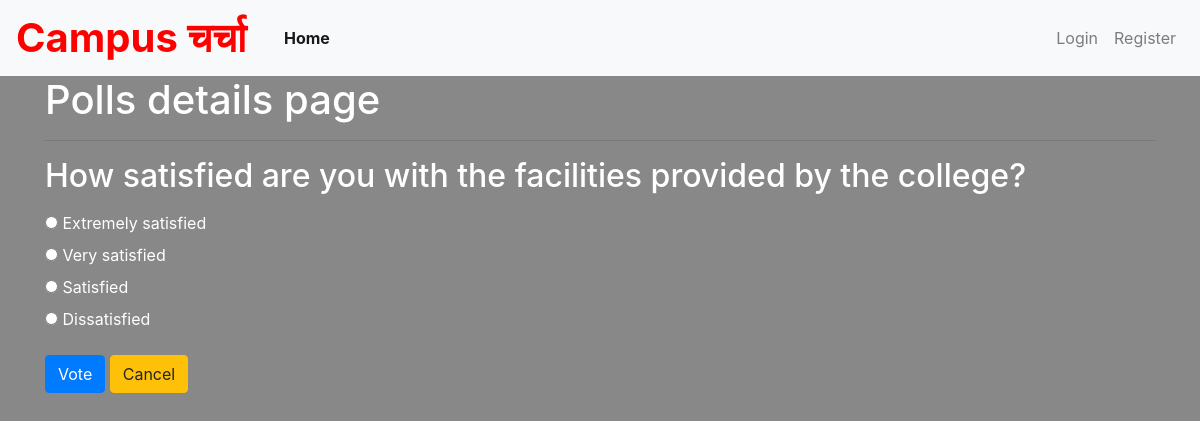
/polls/13/, run on the app's committed database.
### polls/models.py (models this page shows, shortened)
class Poll(models.Model):
    owner = models.ForeignKey(User, on_delete=models.CASCADE)
    text = models.TextField()
    pub_date = models.DateTimeField(default=timezone.now)
    active = models.BooleanField(default=True)
    def __str__(self):
        return self.text

class Choice(models.Model):
    poll = models.ForeignKey(Poll, on_delete=models.CASCADE)
    choice_text = models.CharField(max_length=255)

### polls/views.py (the view)
# urls.py: path('<int:poll_id>/', views.poll_detail, name='detail'),
def poll_detail(request, poll_id):
    poll = get_object_or_404(Poll, id=poll_id)
    if not poll.active:
        return render(request, 'polls/poll_result.html', {'poll': poll})
    loop_count = poll.choice_set.count()
    context = {
        'poll': poll,
        'loop_time': range(0, loop_count),
    }
    return render(request, 'polls/poll_detail.html', context)

### polls/templates/polls/poll_detail.html (shortened to what this page needs)
{% extends 'base.html' %}
{% block content %}
<div class="container">
    <h1>Polls details page</h1>
    <hr>
    <h2 class="mt-3 mb-3">{{ poll }}</h2>
    <form action="{% url 'polls:vote' poll.id %}" method="POST">
        {% for choice in poll.choice_set.all %}
        <input type="radio" name="choice" id="choice{{ forloop.counter }}" value="{{ choice.id }}">
        <label for="choice{{ forloop.counter }}">{{ choice.choice_text }}</label>
        <br>
        {% endfor %}
        <input type="submit" value="Vote" class="btn btn-primary mt-3">
        <a class="btn btn-warning mt-3" href="{% url 'polls:list' %}" role="button">Cancel</a>
    </form>
</div>
{% endblock content %}

### static/css/home_style.css (style rules this page uses)
html, body { height:100%; padding: 0; margin: 0; color: white; }
html { background-image: url('../img/background.jpg'); background-size: cover; }
body { background: rgba(0, 0, 0, 0.466); }

### data on the page
Poll: text "How satisfied are you with the facilities provided by the college?"
Choice: choice_text "Extremely satisfied"
Choice: choice_text "Very satisfied"
Choice: choice_text "Satisfied"
Choice: choice_text "Dissatisfied"
